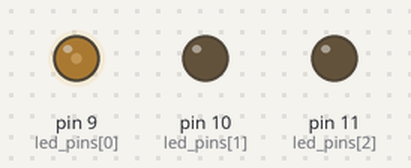
A sketch run on a simulated Arduino Uno, built with avr-gcc and run on an emulated ATmega328P. Shown: output pins drawn as LEDs (lit = HIGH).

Above: at 0.7 s.
At 2.5 s:
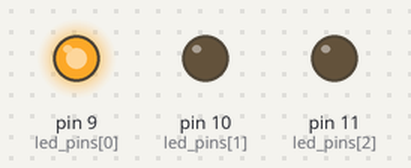
At 4.3 s:
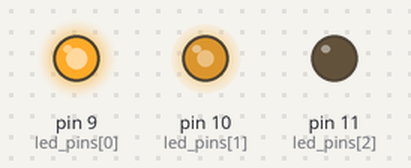
At 7.9 s:
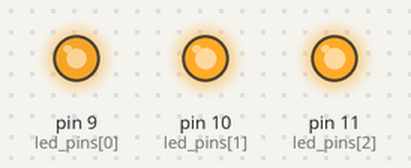
At 11.5 s:
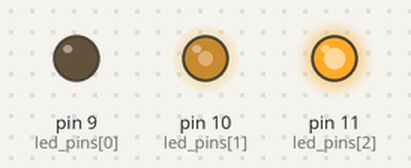
At 15.4 s:
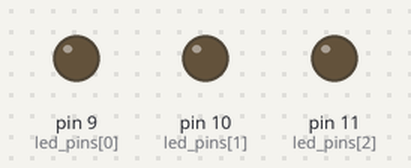
Timing chart, 0 to 16.9 s (numbered marks = the images above):
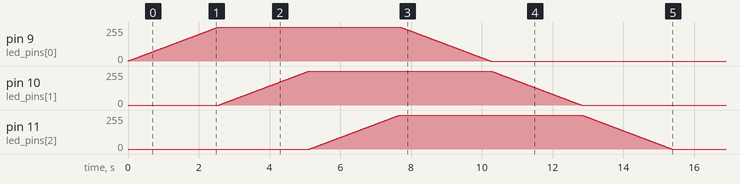

The sketch:

p81.ino
```cpp
#define FADE_TIME 10

int led_pins[] = {9,10,11};

void setup() {
  int i,j;
  //LEDを明るくする
  for(j=0;j<3;j++){
    for(i=0;i<256;i++){
      analogWrite(led_pins[j],i);
      delay(FADE_TIME);
    }
  }
  //LEDを暗くする
  for(j=0;j<3;j++){
    for(i=255;i>-1;i--){
      analogWrite(led_pins[j],i);
      delay(FADE_TIME);
    }
  }
}

void loop() {
  // put your main code here, to run repeatedly:

}
```
